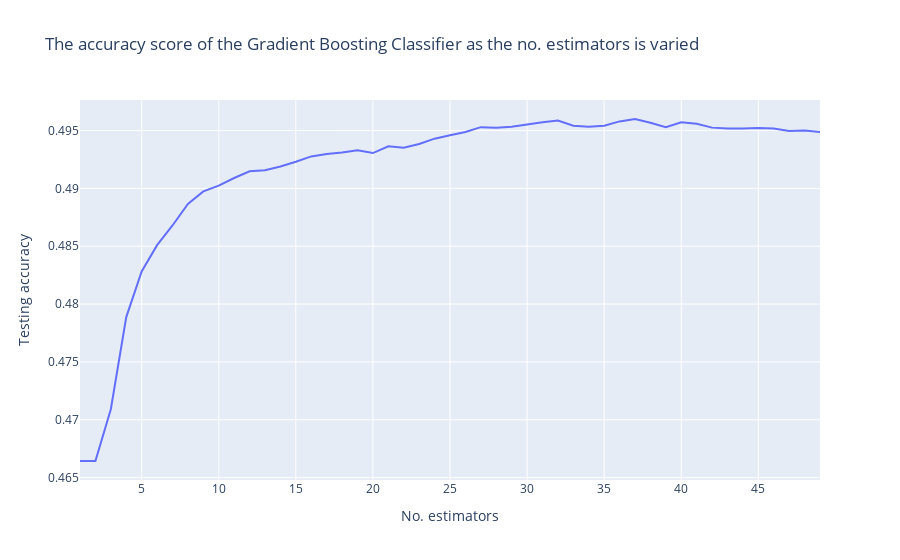

The cell this chart's notebook holds for it:
### Code cell
px.line(
    x=range(1, 50),
    y=estimators_scores_list,
    labels={'x': 'No. estimators', 'y': 'Testing accuracy'},
    title='The accuracy score of the Gradient Boosting Classifier as the no. estimators is varied')

### Figure 1 — Plotly figure (JSON) as saved in the notebook; plotly's stock layout.template omitted (floating-point values rounded to 4 significant figures)
{"data": [{"hovertemplate": "No. estimators=%{x}<br>Testing accuracy=%{y}<extra></extra>", "legendgroup": "", "line": {"color": "#636efa", "dash": "solid"}, "marker": {"symbol": "circle"}, "mode": "lines", "name": "", "orientation": "v", "showlegend": false, "type": "scatter", "x": [1, 2, 3, 4, 5, 6, 7, 8, 9, 10, 11, 12, 13, 14, 15, 16, 17, 18, 19, 20, 21, 22, 23, 24, 25, 26, 27, 28, 29, 30, 31, 32, 33, 34, 35, 36, 37, 38, 39, 40, 41, 42, 43, 44, 45, 46, 47, 48, 49], "xaxis": "x", "y": [0.4664, 0.4664, 0.4709, 0.4789, 0.4828, 0.4851, 0.4868, 0.4887, 0.4897, 0.4902, 0.4909, 0.4915, 0.4916, 0.4919, 0.4923, 0.4928, 0.493, 0.4931, 0.4933, 0.4931, 0.4936, 0.4935, 0.4938, 0.4943, 0.4946, 0.4949, 0.4953, 0.4953, 0.4953, 0.4955, 0.4957, 0.4959, 0.4954, 0.4953, 0.4954, 0.4958, 0.496, 0.4957, 0.4953, 0.4957, 0.4956, 0.4953, 0.4952, 0.4952, 0.4952, 0.4952, 0.495, 0.495, 0.4949], "yaxis": "y"}], "layout": {"legend": {"tracegroupgap": 0}, "title": {"text": "The accuracy score of the Gradient Boosting Classifier as the no. estimators is varied"}, "xaxis": {"anchor": "y", "domain": [0, 1], "title": {"text": "No. estimators"}}, "yaxis": {"anchor": "x", "domain": [0, 1], "title": {"text": "Testing accuracy"}}}}
